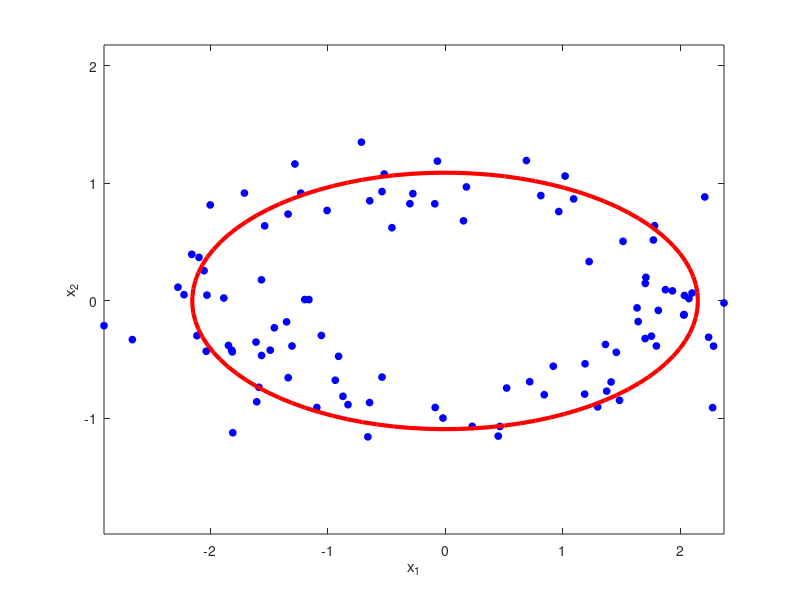

This chart was generated by the following MATLAB code:
rand('seed', 2);

N = 100;
rx = 2;
ry = 1;

rad = rand(N, 1) * 2 * pi;
a = 1 + 0.2 * randn(N, 1);

x = rx * cos(rad) .* a;
y = ry * sin(rad) .* a;

A = [x .^ 2, y .^ 2];
b = ones(size(A, 1), 1);

c = ols(b, A);

ax = 1 ./ sqrt(c);

cir = linspace(0, 2 * pi);

fig = figure(1);
plot(x, y, 'ob', "markersize", 5, "markerfacecolor", "auto",
  ax(1) * cos(cir), ax(2) * sin(cir), '-r', "linewidth", 3);
xlabel("x_1");
ylabel("x_2");
axis("equal");

# print(fig, "ellipse.svg", "-dsvg");
